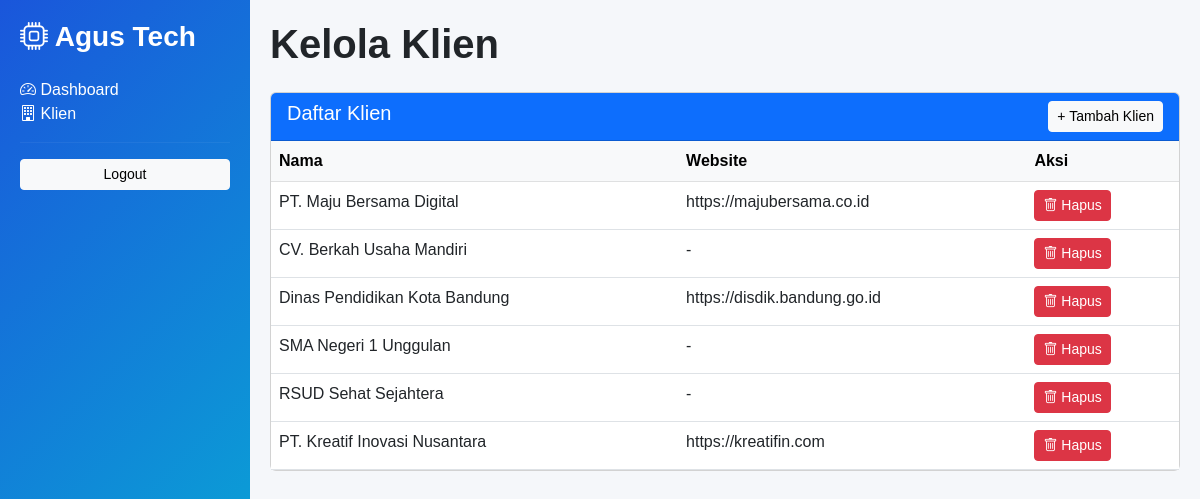
Page /admin/klien.php (signed in) on the committed database.
### tables this page shows
CREATE TABLE IF NOT EXISTS klien (
  id          INT AUTO_INCREMENT PRIMARY KEY,
  nama        VARCHAR(255) NOT NULL,
  logo        VARCHAR(255) DEFAULT NULL,
  website     VARCHAR(255) DEFAULT NULL,
  deskripsi   TEXT DEFAULT NULL,
  created_at  TIMESTAMP DEFAULT CURRENT_TIMESTAMP
);

### admin/klien.php (the view, shortened to what this page needs)
<?php
require_once __DIR__ . '/../config/koneksi.php';
$klien = $pdo->query("SELECT * FROM klien ORDER BY created_at DESC")->fetchAll();
?>
<!DOCTYPE html>
<html lang="id">
<head>
    <link href="https://cdnjs.cloudflare.com/ajax/libs/bootstrap/5.3.0/css/bootstrap.min.css" rel="stylesheet">
    <link href="https://cdnjs.cloudflare.com/ajax/libs/bootstrap-icons/1.11.0/font/bootstrap-icons.min.css" rel="stylesheet">
</head>
<body>
    <div class="sidebar">
        <h3 class="fw-bold mb-4"><i class="bi bi-cpu"></i> Agus Tech</h3>
        <a href="<?php echo APP_URL; ?>/admin/dashboard.php" class="nav-link"><i class="bi bi-speedometer2"></i> Dashboard</a>
        <a href="<?php echo APP_URL; ?>/admin/klien.php" class="nav-link active"><i class="bi bi-building"></i> Klien</a>
        <hr style="border-color: rgba(255,255,255,0.2);"><a href="<?php echo APP_URL; ?>/auth/logout.php" class="btn btn-light btn-sm w-100">Logout</a>
    </div>
    <div class="main-content">
        <h1 class="mb-4 fw-bold">Kelola Klien</h1>
        <div class="card">
            <div class="card-header bg-primary text-white d-flex justify-content-between">
                <h5 class="mb-0">Daftar Klien</h5>
                <a href="#addForm" class="btn btn-light btn-sm">+ Tambah Klien</a>
            </div>
            <div class="card-body p-0">
                <table class="table table-hover mb-0">
                    <thead class="table-light">
                        <tr><th>Nama</th><th>Website</th><th>Aksi</th></tr>
                    </thead>
                    <tbody>
                        <?php foreach ($klien as $item): ?>
                        <tr>
                            <td><?php echo $item['nama']; ?></td>
                            <td><?php echo $item['website'] ?: '-'; ?></td>
                            <td>
                                <a href="?delete=<?php echo $item['id']; ?>" class="btn btn-sm btn-danger btn-delete" onclick="return confirm('Yakin hapus klien ini?');">
                                    <i class="bi bi-trash"></i> Hapus
                                </a>
                            </td>
                        </tr>
                        <?php endforeach; ?>
                    </tbody>
                </table>
            </div>
        </div>
    </div>
</body>
</html>

### admin/klien.php (style rules this page uses)
body { font-family: 'Plus Jakarta Sans', sans-serif; background: #f5f7fa; }
.sidebar { background: linear-gradient(135deg, #1a56db 0%, #06b6d4 100%); color: white; min-height: 100vh; padding: 20px; position: fixed; left: 0; top: 0; width: 250px; }
.main-content { margin-left: 250px; padding: 20px; }

### rows in the picture
klien: nama "PT. Maju Bersama Digital", website "https://majubersama.co.id"
klien: nama "CV. Berkah Usaha Mandiri", website "-"
klien: nama "Dinas Pendidikan Kota Bandung", website "https://disdik.bandung.go.id"
klien: nama "SMA Negeri 1 Unggulan", website "-"
klien: nama "RSUD Sehat Sejahtera", website "-"
klien: nama "PT. Kreatif Inovasi Nusantara", website "https://kreatifin.com"
